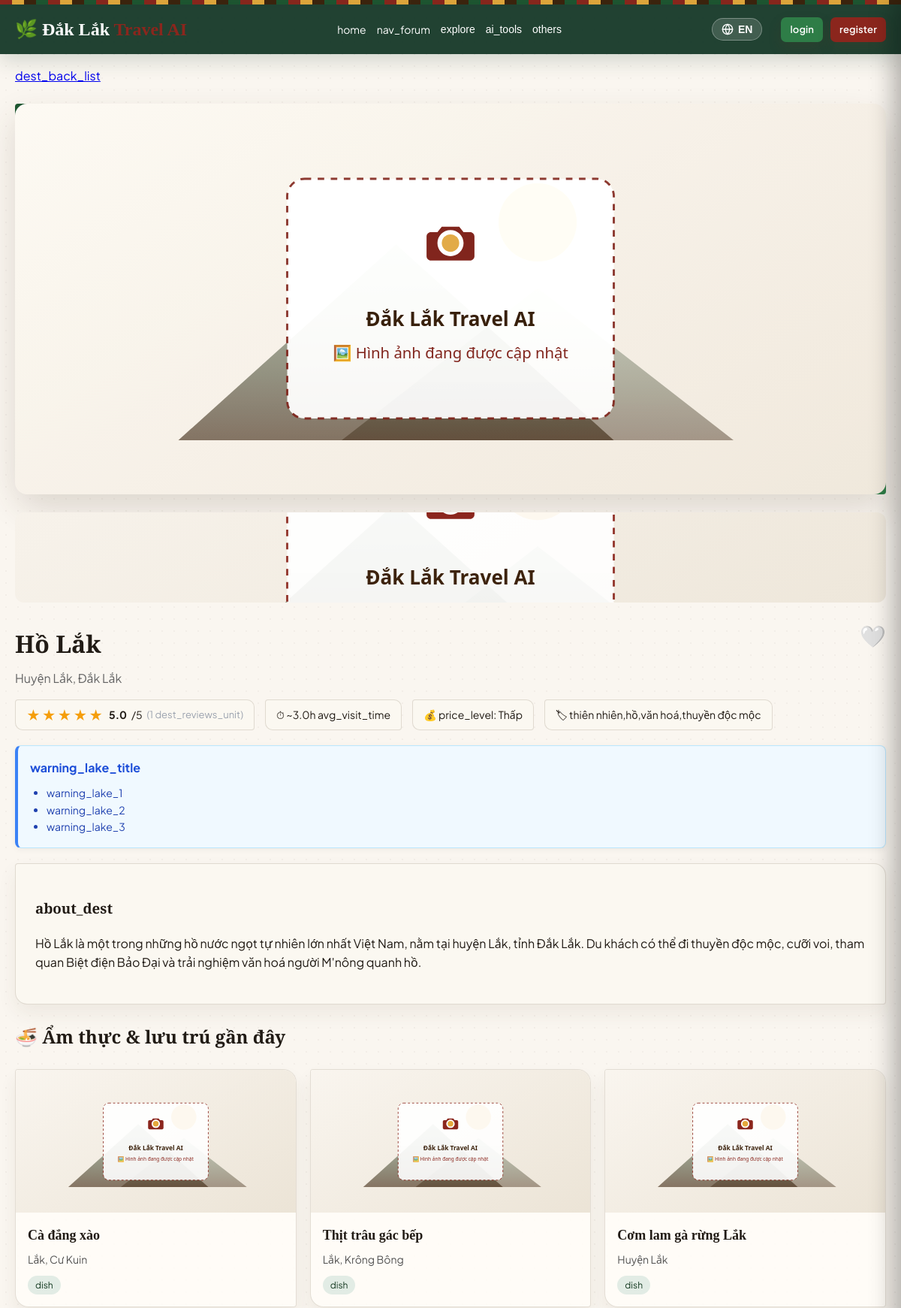
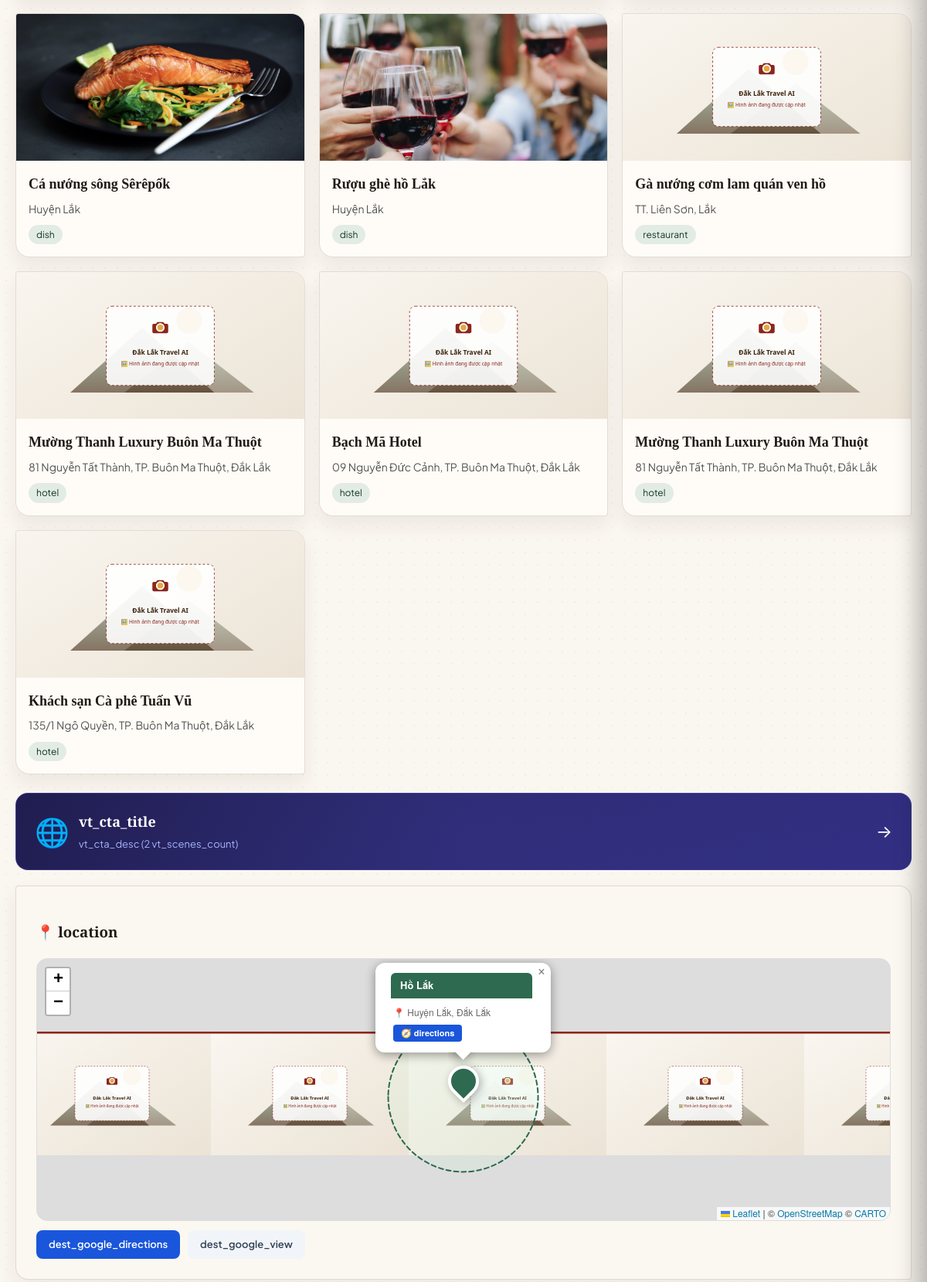
Screenshot of /destination.php?id=1 (upper part) with the database file from the repository (2 pictures, top to bottom).
### tables this page shows
CREATE TABLE `destination_images` (
  `id` int(11) NOT NULL,
  `destination_id` int(11) NOT NULL,
  `image_url` varchar(500) NOT NULL,
  `alt_text` varchar(255) DEFAULT NULL,
  `caption` varchar(500) DEFAULT NULL,
  `is_primary` tinyint(1) NOT NULL DEFAULT 0,
  `sort_order` int(11) NOT NULL DEFAULT 0,
  `created_at` timestamp NOT NULL DEFAULT current_timestamp()
);

CREATE TABLE `destinations` (
  `id` int(11) NOT NULL,
  `category_id` int(11) DEFAULT NULL,
  `name` varchar(200) NOT NULL,
  `name_en` varchar(255) DEFAULT NULL,
  `slug` varchar(200) NOT NULL,
  `short_desc` varchar(500) DEFAULT NULL,
  `short_desc_en` text DEFAULT NULL,
  `description` text DEFAULT NULL,
  `description_en` text DEFAULT NULL,
  `address` varchar(255) DEFAULT NULL,
  `province` varchar(100) DEFAULT NULL,
  `region` enum('east','west') DEFAULT NULL,
  `opening_hours` text DEFAULT NULL,
  `entrance_fee_min` decimal(12,2) DEFAULT NULL,
  `entrance_fee_max` decimal(12,2) DEFAULT NULL,
  `contact_phone` varchar(50) DEFAULT NULL,
  `source_url` varchar(500) DEFAULT NULL,
  `last_verified_at` date DEFAULT NULL,
  `image_url` varchar(500) DEFAULT NULL,
  `is_featured` tinyint(1) DEFAULT 0,
  `image_360_url` varchar(500) DEFAULT NULL,
  `avg_visit_hours` decimal(4,1) DEFAULT 2.0,
  `price_level` enum('free','low','medium','high') DEFAULT 'low',
  `rating` decimal(2,1) DEFAULT 4.5,
  `latitude` decimal(10,6) DEFAULT NULL,
  `longitude` decimal(10,6) DEFAULT NULL,
  `virtual_tour_enabled` tinyint(1) NOT NULL DEFAULT 0,
  `virtual_tour_type` varchar(50) DEFAULT 'pannellum',
  `audio_guide_url` varchar(500) DEFAULT NULL,
  `tags` varchar(255) DEFAULT NULL,
  `created_at` timestamp NOT NULL DEFAULT current_timestamp(),
  `updated_at` timestamp NULL DEFAULT current_timestamp() ON UPDATE current_timestamp(),
  `place_id` varchar(255) DEFAULT NULL,
  `indoor_type` enum('indoor','outdoor','mixed') DEFAULT NULL,
  `weather_sensitivity` tinyint(4) DEFAULT NULL
);

CREATE TABLE `foods` (
  `id` int(11) NOT NULL,
  `destination_id` int(11) DEFAULT NULL,
  `region` enum('east','west') DEFAULT NULL,
  `entity_type` enum('dish','restaurant','cafe') NOT NULL DEFAULT 'dish',
  `name` varchar(200) NOT NULL,
  `name_en` varchar(255) DEFAULT NULL,
  `slug` varchar(220) NOT NULL,
  `description` text DEFAULT NULL,
  `description_en` text DEFAULT NULL,
  `address` varchar(255) DEFAULT NULL,
  `latitude` decimal(10,6) DEFAULT NULL,
  `longitude` decimal(10,6) DEFAULT NULL,
  `price_min` decimal(12,2) DEFAULT NULL,
  `price_max` decimal(12,2) DEFAULT NULL,
  `opening_hours` text DEFAULT NULL,
  `contact_phone` varchar(50) DEFAULT NULL,
  `image_url` varchar(500) DEFAULT NULL,
  `is_featured` tinyint(1) DEFAULT 0,
  `source_url` varchar(500) DEFAULT NULL,
  `last_verified_at` date DEFAULT NULL,
  `status` enum('draft','published') NOT NULL DEFAULT 'published',
  `created_at` timestamp NOT NULL DEFAULT current_timestamp(),
  `updated_at` timestamp NULL DEFAULT current_timestamp() ON UPDATE current_timestamp(),
  `place_id` varchar(255) DEFAULT NULL,
  `geo_source` enum('manual','destination','geocode','place') DEFAULT NULL,
  `geocoded_at` timestamp NULL DEFAULT NULL
);

CREATE TABLE `accommodations` (
  `id` int(11) NOT NULL,
  `destination_id` int(11) DEFAULT NULL,
  `region` enum('east','west') DEFAULT NULL,
  `accommodation_type` enum('homestay','hotel','resort') NOT NULL DEFAULT 'homestay',
  `name` varchar(200) NOT NULL,
  `name_en` varchar(255) DEFAULT NULL,
  `slug` varchar(220) NOT NULL,
  `description` text DEFAULT NULL,
  `description_en` text DEFAULT NULL,
  `address` varchar(255) DEFAULT NULL,
  `latitude` decimal(10,6) DEFAULT NULL,
  `longitude` decimal(10,6) DEFAULT NULL,
  `price_min` decimal(12,2) DEFAULT NULL,
  `price_max` decimal(12,2) DEFAULT NULL,
  `amenities` text DEFAULT NULL,
  `contact_phone` varchar(50) DEFAULT NULL,
  `image_url` varchar(500) DEFAULT NULL,
  `is_featured` tinyint(1) DEFAULT 0,
  `source_url` varchar(500) DEFAULT NULL,
  `last_verified_at` date DEFAULT NULL,
  `status` enum('draft','published') NOT NULL DEFAULT 'published',
  `created_at` timestamp NOT NULL DEFAULT current_timestamp(),
  `updated_at` timestamp NULL DEFAULT current_timestamp() ON UPDATE current_timestamp(),
  `place_id` varchar(255) DEFAULT NULL,
  `rating` decimal(2,1) DEFAULT NULL,
  `rating_count` int(11) DEFAULT NULL,
  `price_level` tinyint(4) DEFAULT NULL,
  `opening_hours` text DEFAULT NULL,
  `place_synced_at` timestamp NULL DEFAULT NULL,
  `geo_source` enum('manual','destination','geocode','place') DEFAULT NULL,
  `geocoded_at` timestamp NULL DEFAULT NULL
);

### public/destination.php (the view, shortened to what the rows shown need)
<?php
require_once __DIR__ . '/../includes/content_helpers.php';
require_once __DIR__ . '/../includes/geo.php';
$slug = $_GET['slug'] ?? '';
$id = isset($_GET['id']) ? (int)$_GET['id'] : 0;
$d = $id > 0 ? getDestinationById($id) : getDestinationBySlug($slug);
$contentDb = getDB();
$gallery = fetchEntityImages($contentDb, 'destination_images', 'destination_id', (int)$d['id']);
$destLat = isset($d['latitude']) ? (float)$d['latitude'] : null;
$destLng = isset($d['longitude']) ? (float)$d['longitude'] : null;
$nearbyFoods = [];
$nearbyStays = [];
if (geoIsValidPoint($destLat, $destLng)) {
    $nearbyFoods = geoFindNearby($contentDb, 'foods', $destLat, $destLng, 15.0, 6);
    $nearbyStays = geoFindNearby($contentDb, 'accommodations', $destLat, $destLng, 15.0, 4);
}
if (!$nearbyStays) {
    $nearbyStays = tableExists($contentDb, 'accommodations') ? (function() use ($contentDb, $d) { $s=$contentDb->prepare("SELECT a.*, COALESCE((SELECT image_url FROM accommodation_images ai WHERE ai.accommodation_id=a.id ORDER BY ai.is_primary DESC,ai.sort_order,ai.id LIMIT 1), a.image_url) AS card_image FROM accommodations a WHERE (a.destination_id=? OR (a.region=? AND a.region IS NOT NULL AND a.region!='')) AND a.status='published' ORDER BY (a.destination_id=?) DESC, a.is_featured DESC, a.id DESC LIMIT 4"); $s->execute([(int)$d['id'], $d['region'] ?? 'west', (int)$d['id']]); return $s->fetchAll(); })() : [];
}
include __DIR__ . '/../includes/header.php';
?>
<link rel="stylesheet" href="https://unpkg.com/leaflet@1.9.4/dist/leaflet.css" />
<p><a href="<?= url('/public/destinations.php') ?>"><?= __('dest_back_list') ?></a></p>
<div class="detail-hero">
  <?php if (!empty($d['image_url'])): ?>
    <img src="<?= e($d['image_url']) ?>" alt="<?= e($d['name']) ?>"
      style="width:100%;height:100%;object-fit:cover;border-radius:16px;">
  <?php else: ?>
    🌄
  <?php endif; ?>
</div>
<?php if ($gallery): ?><div style="display:grid;grid-template-columns:repeat(auto-fit,minmax(150px,1fr));gap:10px;margin:14px 0 22px"><?php foreach($gallery as $image): ?><a href="<?= e($image['image_url']) ?>" target="_blank"><img src="<?= e($image['image_url']) ?>" alt="<?= e($image['alt_text'] ?: $d['name']) ?>" loading="lazy" style="width:100%;height:120px;object-fit:cover;border-radius:12px"></a><?php endforeach; ?></div><?php endif; ?>
<?php
$isSaved = false;
?>
<div style="display:flex; justify-content:space-between; align-items:flex-start; gap:20px;">
  <h1 style="margin:0;"><?= e($d['name']) ?></h1>
  <button id="wishlistBtn" onclick="toggleWishlist(<?= (int)$d['id'] ?>)"
          style="background:none; border:none; cursor:pointer; font-size:28px; padding:0; line-height:1.2; transition: transform 0.2s, color 0.2s; color: <?= $isSaved ? '#ef4444' : '#ccc' ?>;"
          title="<?= $isSaved ? __('remove_wishlist') : __('save_wishlist') ?>">
    <?= $isSaved ? '❤️' : '🤍' ?>
  </button>
</div>
<p style="color:#666; margin-top:8px;"><?= e($d['address']) ?></p>
<?php
$avgRating    = ($d['avg_rating'] !== null) ? (float)$d['avg_rating'] : null;
$reviewCount  = (int)($d['review_count'] ?? 0);
$fullStars    = $avgRating !== null ? (int) round($avgRating) : 0;
$starsHtml    = $avgRating !== null
    ? str_repeat('★', $fullStars) . str_repeat('☆', 5 - $fullStars)
    : '☆☆☆☆☆';
?>
<div class="meta-row">
  <div class="meta-item meta-rating">
    <?php if ($avgRating !== null): ?>
      <span class="meta-stars"><?= $starsHtml ?></span>
      <strong><?= number_format($avgRating, 1) ?></strong>/5
      <span class="meta-rev-count">(<?= $reviewCount ?> <?= __('dest_reviews_unit') ?>)</span>
    <?php else: ?>
      <span class="meta-stars-empty">☆☆☆☆☆</span>
      <span style="color:#aaa;font-size:13px;"><?= __('dest_no_reviews_yet') ?></span>
    <?php endif; ?>
  </div>
  <div class="meta-item">⏱ ~<?= e((string) $d['avg_visit_hours']) ?>h <?= __('avg_visit_time') ?></div>
  <div class="meta-item">💰 <?= __('price_level') ?>: <?= e(priceLevelVi($d['price_level'])) ?></div>
  <?php if ($d['tags']): ?>
    <div class="meta-item">🏷 <?= e($d['tags']) ?></div>
  <?php endif; ?>
</div>
<?php
$warningHtml = '';
switch ((int)$d['category_id']) {
    case 2:
        $warningHtml = '<div style="background:#f0f9ff; border:1px solid #bae6fd; border-left:4px solid #3b82f6; padding:16px; border-radius:8px; margin:20px 0; box-shadow: 0 2px 8px rgba(0,0,0,0.05);">
            <strong style="color:#1d4ed8; display:flex; align-items:center; gap:6px;">' . __('warning_lake_title') . '</strong>
            <ul style="margin:10px 0 0; padding-left:22px; color:#1e40af; font-size:14px; line-height:1.6;">
                <li>' . __('warning_lake_1') . '</li>
                <li>' . __('warning_lake_2') . '</li>
                <li>' . __('warning_lake_3') . '</li>
            </ul>
        </div>';
        break;
}
echo $warningHtml;
?>
<div class="form-box">
  <h3><?= __('about_dest') ?></h3>
  <p><?= nl2br(e($d['description'])) ?></p>
</div>
<?php if ($nearbyFoods || $nearbyStays): ?>
<section style="margin-top:24px"><h2>🍜 Ẩm thực & lưu trú gần đây</h2><div class="grid">
<?php foreach($nearbyFoods as $food): $img = ($food['card_image'] ?? '') ?: ($food['image_url'] ?? ''); ?><article class="card"><div class="card-img"><?php if(!empty($img)): ?><img src="<?= url($img) ?>" alt="<?= e($food['name']) ?>" loading="lazy" style="width:100%;height:100%;object-fit:cover" onerror="this.onerror=null;this.src='<?= url('/assets/images/placeholder.svg') ?>';"><?php else: ?>🍜<?php endif; ?></div><div class="card-body"><h3><?= e($food['name']) ?></h3><p><?= e($food['address']??'') ?></p><span class="badge"><?= e($food['entity_type'] ?? '') ?></span><?php if (!empty($food['distance_km'])): ?> <span class="badge" style="background:#e8f8ef;color:#1b4332;">📏 <?= e((string)$food['distance_km']) ?> km</span><?php endif; ?></div></article><?php endforeach; ?>
<?php foreach($nearbyStays as $stay): $img = ($stay['card_image'] ?? '') ?: ($stay['image_url'] ?? ''); ?><article class="card"><div class="card-img"><?php if(!empty($img)): ?><img src="<?= url($img) ?>" alt="<?= e($stay['name']) ?>" loading="lazy" style="width:100%;height:100%;object-fit:cover" onerror="this.onerror=null;this.src='<?= url('/assets/images/placeholder.svg') ?>';"><?php else: ?>🛏️<?php endif; ?></div><div class="card-body"><h3><?= e($stay['name']) ?></h3><p><?= e($stay['address']??'') ?></p><span class="badge"><?= e($stay['accommodation_type'] ?? '') ?></span><?php if (!empty($stay['distance_km'])): ?> <span class="badge" style="background:#e8f8ef;color:#1b4332;">📏 <?= e((string)$stay['distance_km']) ?> km</span><?php endif; ?></div></article><?php endforeach; ?></div></section>
<?php endif; ?>
<?php
if (!empty($d['virtual_tour_enabled'])):
    $vtStmt = getDB()->prepare("SELECT COUNT(*) FROM virtual_tour_scenes WHERE destination_id = ?");
    $vtStmt->execute([$d['id']]);
    $vtSceneCount = (int)$vtStmt->fetchColumn();
    if ($vtSceneCount > 0):
?>
<a href="<?= url('/public/virtual-tour.php?id=' . (int)$d['id']) ?>" class="vt-tour-cta" id="vt-tour-cta">
  <div class="vt-tour-cta-icon">🌐</div>
  <div class="vt-tour-cta-content">
  </div>
  <div class="vt-tour-cta-arrow">→</div>
</a>
<?php
    endif;
endif;
?>
<?php if (!empty($d['latitude']) && !empty($d['longitude'])): ?>
<div class="form-box">
  <h3>📍 <?= __('location') ?></h3>
  <div id="destination-map" style="height:340px; border-radius:var(--radius); border:1px solid #ddd; z-index:1; margin-bottom:12px;"></div>
  <div style="display:flex;gap:10px;flex-wrap:wrap;">
  </div>
</div>
<?php endif; ?>
<?php include __DIR__ . '/../includes/footer.php'; ?>

### rows the page displays
destinations: name "Hồ Lắk", address "Huyện Lắk, Đắk Lắk", avg_visit_hours "3.0", price_level "Thấp", tags "thiên nhiên,hồ,văn hoá,thuyền độc mộc", description "Hồ Lắk là một trong những hồ nước ngọt tự nhiên lớn nhất Việt Nam, nằm tại huyện Lắk, tỉnh Đắk Lắk. Du khách có thể đi thuyền độc mộc, cưỡi voi, tham quan Biệt điện Bảo Đại và trải nghiệm văn hoá người M'nông quanh hồ."
foods: name "Cà đắng xào", address "Lắk, Cư Kuin", entity_type "dish"
foods: name "Thịt trâu gác bếp", address "Lắk, Krông Bông", entity_type "dish"
foods: name "Cơm lam gà rừng Lắk", address "Huyện Lắk", entity_type "dish"
foods: image_url (picture), name "Cá nướng sông Sêrêpốk", address "Huyện Lắk", entity_type "dish"
foods: image_url (picture), name "Rượu ghè hồ Lắk", address "Huyện Lắk", entity_type "dish"
foods: name "Gà nướng cơm lam quán ven hồ", address "TT. Liên Sơn, Lắk", entity_type "restaurant"
accommodations: name "Mường Thanh Luxury Buôn Ma Thuột", address "81 Nguyễn Tất Thành, TP. Buôn Ma Thuột, Đắk Lắk", accommodation_type "hotel"
accommodations: name "Bạch Mã Hotel", address "09 Nguyễn Đức Cảnh, TP. Buôn Ma Thuột, Đắk Lắk", accommodation_type "hotel"
accommodations: name "Mường Thanh Luxury Buôn Ma Thuột", address "81 Nguyễn Tất Thành, TP. Buôn Ma Thuột, Đắk Lắk", accommodation_type "hotel"
accommodations: name "Khách sạn Cà phê Tuấn Vũ", address "135/1 Ngô Quyền, TP. Buôn Ma Thuột, Đắk Lắk", accommodation_type "hotel"

### other values shown
__('home') "home"
__('nav_forum') "nav_forum"
__('explore') "explore"
__('ai_tools') "ai_tools"
__('others') "others"
__('login') "login"
__('register') "register"
__('dest_back_list') "dest_back_list"
$starsHtml "★★★★★"
$avgRating "5.0"
$reviewCount "1"
__('dest_reviews_unit') "dest_reviews_unit"
__('avg_visit_time') "avg_visit_time"
__('price_level') "price_level"
__('warning_lake_title') "warning_lake_title"
